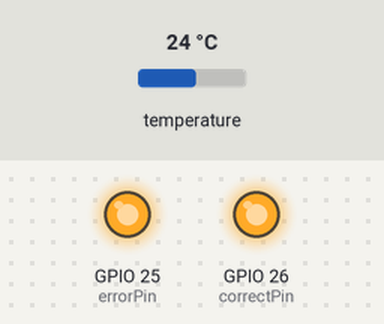
This program was run on a simulated ESP32. Shown: output pins drawn as LEDs (lit = HIGH). The test bench sets the inputs (shaded band); at power-on: temperature 24 °C. WiFi joins after 1.5 s; servers stay silent unless stated; uploads are accepted with an empty reply; the local clock reads 2024-03-15 10:24:30 at power-on unless the program sets it; storage starts empty; what the program prints to the serial monitor is not drawn. At 5.2 s the program puts the board to deep sleep or switches it off; the recording ends there.

Above: at 0.1 s.
At 3.3 s:
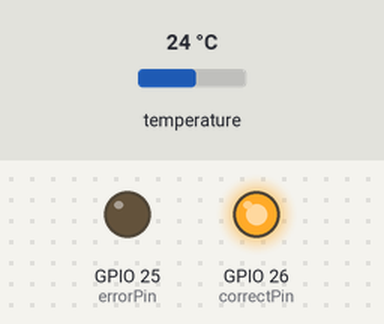
Timing chart, 0 to 5.2 s (numbered marks = the images above):
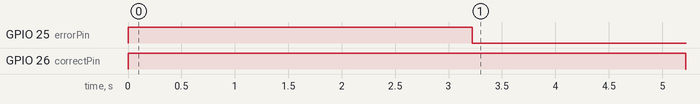

The program:

main.cpp
```cpp
#include <Arduino.h>
#include <ArduinoOTA.h>
#include <esp_sleep.h>

#include <led.h>
#include <temperature.h>
#include <sdCard.h>
#include <netConn.h>
#include <RequestClient.h>
#include <rtcTime.h>

#define usInS 1000000
#define sInMin 60
#define oneWireBus  4
#define spiSs  5
#define errorPin  25
#define correctPin  26


void setup()
{
  Serial.begin(9600);
  Serial.println("## WAKEUP ##");
  Led led1(errorPin, correctPin);
  led1.begin();
  led1.init();

  SdCard card1(spiSs);
  String ssid = card1.getSSID();
  String pass = card1.getHaslo();
  String url = card1.getUrl();
  String auth = card1.getAuth();

  //setup http led rtc temp
  RequestClient req1(url, auth);
  NetConn netWifi1;

  RtcTime rtc1;
  Temperature temp1(oneWireBus);

  //io devices
  temp1.begin();
  rtc1.begin();

  //connect to wifi
  netWifi1.connect(ssid, pass);
  Serial.println("IP: " + netWifi1.getIP());

  //update RTC time
  String time = req1.getTime();
  rtc1.adjustTime(time);

  //get temp and time
  float tempValue = temp1.getTemperature();
  DateTime timeValue = rtc1.getTime();

  //send temp
  bool status = req1.sendData(tempValue, timeValue);

  if (status)
  {
    led1.working();
    delay(2000);
    Serial.println("SLEEP...");
    led1.off();
    Serial.flush();
    esp_sleep_enable_timer_wakeup(10 * 1000000);
    esp_deep_sleep_start();
  }else
  {
    led1.error();
    Serial.println("ERROR...");
    while (1)
    {
      Serial.println("ERROR!");
      delay(2000);
    }

  }
}


void loop()
{
}
```

RequestClient.h
```cpp
#pragma once

#include <HTTPClient.h>
#include <ArduinoJson.h>
#include <RTClib.h>
#include <TimeLib.h>

class RequestClient
{
private:
    String _url;
    String _auth;
public:
    RequestClient(String url, String auth);
    ~RequestClient();

    //requests
    String ping();
    bool sendData(float value, DateTime time);
    String getTime();
};
```

RequestsClient.cpp
```cpp
#include <RequestClient.h>

RequestClient::RequestClient(String url, String auth)
{
    _url = url;
    _auth = auth;
}

RequestClient::~RequestClient()
{
}

String RequestClient::ping()
{
    HTTPClient http;
    http.begin(_url + "/ping");

    http.addHeader("Content-Type", "application/json");
    http.addHeader("Authorization", String(_auth));

    int responseCode = http.GET();

    if (responseCode == 200)
    {
        String data = http.getString();
        return data;
    } else
    {
        return "ERROR";
    }

    http.end();
}

bool RequestClient::sendData(float value, DateTime time)
{
    HTTPClient http;
    http.begin(_url + "/data");

    http.addHeader("Content-Type", "application/json");
    http.addHeader("Authorization", String(_auth));

    String Body = "";
    JsonDocument doc;
    doc["temp"] = value;
    doc["time"] = time.timestamp();
    serializeJson(doc, Body);

    int response = http.POST(Body);
    if (response == 200)
    {
        Serial.println("POST..OK");
        return true;
    }else
    {
        return false;
    }


}

String RequestClient::getTime()
{
    HTTPClient http;
    http.begin(_url + "/time");

    http.addHeader("Content-Type", "application/json");
    http.addHeader("Authorization", String(_auth));

    int responseCode = http.GET();

    if (responseCode = 200)
    {
        String data = http.getString();

        JsonDocument doc;
        deserializeJson(doc, data);
        String date = doc["time"];
        return date;
    } else
    {
        return "ERROR";
    }

    http.end();
}
```

led.cpp
```cpp
#include <led.h>


Led::Led(int errPin, int corrPin)
{
    _errorPin = errPin;
    _correctPin = corrPin;
}

Led::~Led()
{
}

void Led::begin()
{
    pinMode(_errorPin, OUTPUT);
    pinMode(_correctPin, OUTPUT);
}

//Funkcja dla diody led gdy uklad nie dziala poprawnie
void Led::error()
{
    digitalWrite(_correctPin, LOW);
    digitalWrite(_errorPin, HIGH);
}


//Funkcja dla diody led gdy uklad dziala poprawnie
void Led::working()
{
    digitalWrite(_errorPin, LOW);
    digitalWrite(_correctPin, HIGH);
}

void Led::init()
{
    digitalWrite(_errorPin, HIGH);
    digitalWrite(_correctPin, HIGH);
}

void Led::off()
{
    digitalWrite(_errorPin, LOW);
    digitalWrite(_correctPin, LOW);
}
```

led.h
```cpp
#pragma once

#include <Arduino.h>
#include <ArduinoOTA.h>

//class
class Led
{
private:
    int _errorPin;
    int _correctPin;
public:
    Led(int errPin, int corrPin);
    ~Led();
    void begin();
    void init();
    void working();
    void error();
    void off();
};
```

netConn.cpp
```cpp
#include <netConn.h>

NetConn::NetConn()
{
}

NetConn::~NetConn()
{
}

void NetConn::connect(const String ssid, const String pass)
{
    _ssid = ssid;
    _pass = pass;
    WiFi.mode(WIFI_STA);
    WiFi.begin(_ssid, _pass);

    Serial.print("Connecting");
    while (WiFi.status() != WL_CONNECTED) {
        delay(1000);
        Serial.print(".");
    }
    Serial.println(" OK");
}

bool NetConn::isConnected()
{
    if (WiFi.status() == WL_CONNECTED)
    {
        return true;
    } else {
        return false;
    }
}

String NetConn::getIP()
{
    return WiFi.localIP().toString();
}
```

netConn.h
```cpp
#pragma once

#include <WiFi.h>


//class
class NetConn
{
private:
    String _ssid;
    String _pass;
    String _url;
public:
    NetConn();
    ~NetConn();
    void connect(String ssid, String pass);
    bool isConnected();
    String getIP();
};
```

rtcTime.cpp
```cpp
#include <rtcTime.h>

RtcTime::RtcTime()
{
}

RtcTime::~RtcTime()
{
}

void RtcTime::begin()
{
    _rtc.begin();
}

DateTime RtcTime::getTime()
{
    return _rtc.now();
}

void RtcTime::adjustTime(const DateTime data)
{
    _rtc.adjust(data);
}

void RtcTime::adjustTime(String date)
{
    struct tm dt;
    strptime(date.c_str(), "%Y-%m-%dT%H:%M:%S", &dt);
    time_t t = mktime(&dt);
    DateTime dateTime = DateTime(t);

    _rtc.adjust(dateTime);
}
```

rtcTime.h
```cpp
#pragma once

#include <RTClib.h>
#include <TimeLib.h>

class RtcTime
{
private:
    RTC_DS1307 _rtc;
public:
    RtcTime();
    ~RtcTime();
    void begin();
    DateTime getTime();
    void adjustTime(const DateTime data);
    void adjustTime(String date);
};
```

sdCard.cpp
```cpp
#include <sdCard.h>

SdCard::SdCard(int slaveSelect)
{
    _slaveSelect = slaveSelect;
    SD.begin(5);
}

SdCard::~SdCard()
{
}

//Odczytywanie danych z karty sd - SSID
String SdCard::getSSID()
{
  File plik = SD.open("/ustawienia.txt");
  String slowo;
  while (plik.available())
  {
    String linia = plik.readStringUntil('\n');
    if(linia.indexOf("SSID=") != -1)
    {
      int start = linia.indexOf('=');
      start++;

      int stop = linia.indexOf('\r');

      slowo = linia.substring(start, stop);
      break;
    }
  }
  plik.close();
  return slowo;
}

String SdCard::getHaslo()
{
  File plik = SD.open("/ustawienia.txt");
  String slowo;
  while (plik.available())
  {
    String linia = plik.readStringUntil('\n');
    if(linia.indexOf("Haslo=") != -1)
    {
      int start = linia.indexOf('=');
      start++;

      int stop = linia.indexOf('\r');

      slowo = linia.substring(start, stop);
      break;
    }
  }
  plik.close();
  return slowo;
}

String SdCard::getUrl()
{
  File plik = SD.open("/ustawienia.txt");
  String slowo;
  while (plik.available())
  {
    String linia = plik.readStringUntil('\n');
    if(linia.indexOf("Url=") != -1)
    {
      int start = linia.indexOf('=');
      start++;

      int stop = linia.indexOf('\r');

      slowo = linia.substring(start, stop);
      break;
    }
  }
  plik.close();
  return slowo;
}

String SdCard::getAuth()
{
  File plik = SD.open("/ustawienia.txt");
  String slowo;
  while (plik.available())
  {
    String linia = plik.readStringUntil('\n');
    if(linia.indexOf("Auth=") != -1)
    {
      int start = linia.indexOf('=');
      start++;

      int stop = linia.indexOf('\r');

      slowo = linia.substring(start, stop);
      break;
    }
  }
  plik.close();
  return slowo;
}
```

sdCard.h
```cpp
#pragma once

#include <Arduino.h>
#include <ArduinoOTA.h>
#include <SPI.h>
#include <SD.h>

//class
class SdCard
{
private:
    int _slaveSelect;
public:
    SdCard(int slaveSelect);
    ~SdCard();
    String getSSID();
    String getHaslo();
    String getUrl();
    String getAuth();
};
```

temperature.cpp
```cpp
#include <temperature.h>

Temperature::Temperature(int OneWirePin)
{
    _oneWire = new OneWire(OneWirePin);
    _sensor = new DallasTemperature(_oneWire);
}

Temperature::~Temperature()
{
}

void Temperature::begin()
{
    _sensor->begin();
    _sensor->setResolution(12);
}

float Temperature::getTemperature()
{
    //request temp - all sensors do a temp conv
    _sensor->requestTemperatures();

    //get temp - get temp form device of index 0
    return _sensor->getTempCByIndex(0);
}
```

temperature.h
```cpp
#pragma once

#include <Arduino.h>
#include <ArduinoOTA.h>
#include <OneWire.h>
#include <DallasTemperature.h>

//class
class Temperature
{
private:
    OneWire *_oneWire;
    DallasTemperature *_sensor;

public:
    Temperature(int OneWirePin);
    ~Temperature();
    void begin();
    float getTemperature();
};
```

Measured:
- by itself, GPIO 25 (errorPin): LOW → HIGH at 0.00 s, → LOW 3.2 s later
- by itself, GPIO 26 (correctPin): LOW → HIGH at 0.00 s, → LOW 5.2 s later
